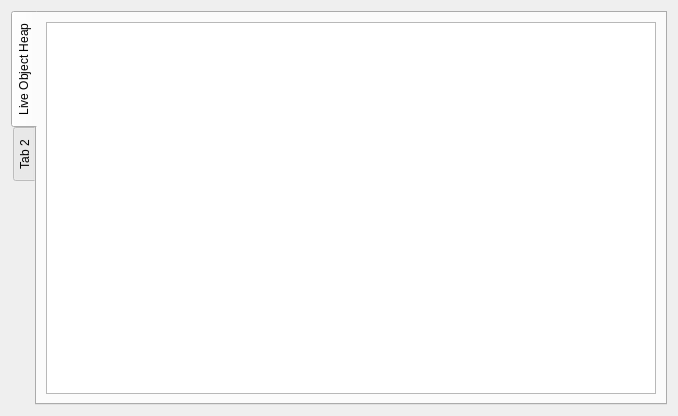
<?xml version="1.0" encoding="UTF-8"?>
<ui version="4.0">
 <class>HeapDumpForm</class>
 <widget class="QWidget" name="HeapDumpForm">
  <property name="geometry">
   <rect>
    <x>0</x>
    <y>0</y>
    <width>678</width>
    <height>416</height>
   </rect>
  </property>
  <property name="windowTitle">
   <string>Form</string>
  </property>
  <layout class="QVBoxLayout" name="verticalLayout_2">
   <item>
    <widget class="QTabWidget" name="tabWidget">
     <property name="tabPosition">
      <enum>QTabWidget::West</enum>
     </property>
     <property name="tabShape">
      <enum>QTabWidget::Rounded</enum>
     </property>
     <property name="currentIndex">
      <number>0</number>
     </property>
     <property name="elideMode">
      <enum>Qt::ElideLeft</enum>
     </property>
     <widget class="QWidget" name="tab">
      <attribute name="title">
       <string>Live Object Heap</string>
      </attribute>
      <layout class="QVBoxLayout" name="verticalLayout">
       <item>
        <widget class="QTableView" name="tableView"/>
       </item>
      </layout>
     </widget>
     <widget class="QWidget" name="tab_2">
      <attribute name="title">
       <string>Tab 2</string>
      </attribute>
     </widget>
    </widget>
   </item>
  </layout>
 </widget>
 <resources/>
 <connections/>
</ui>
